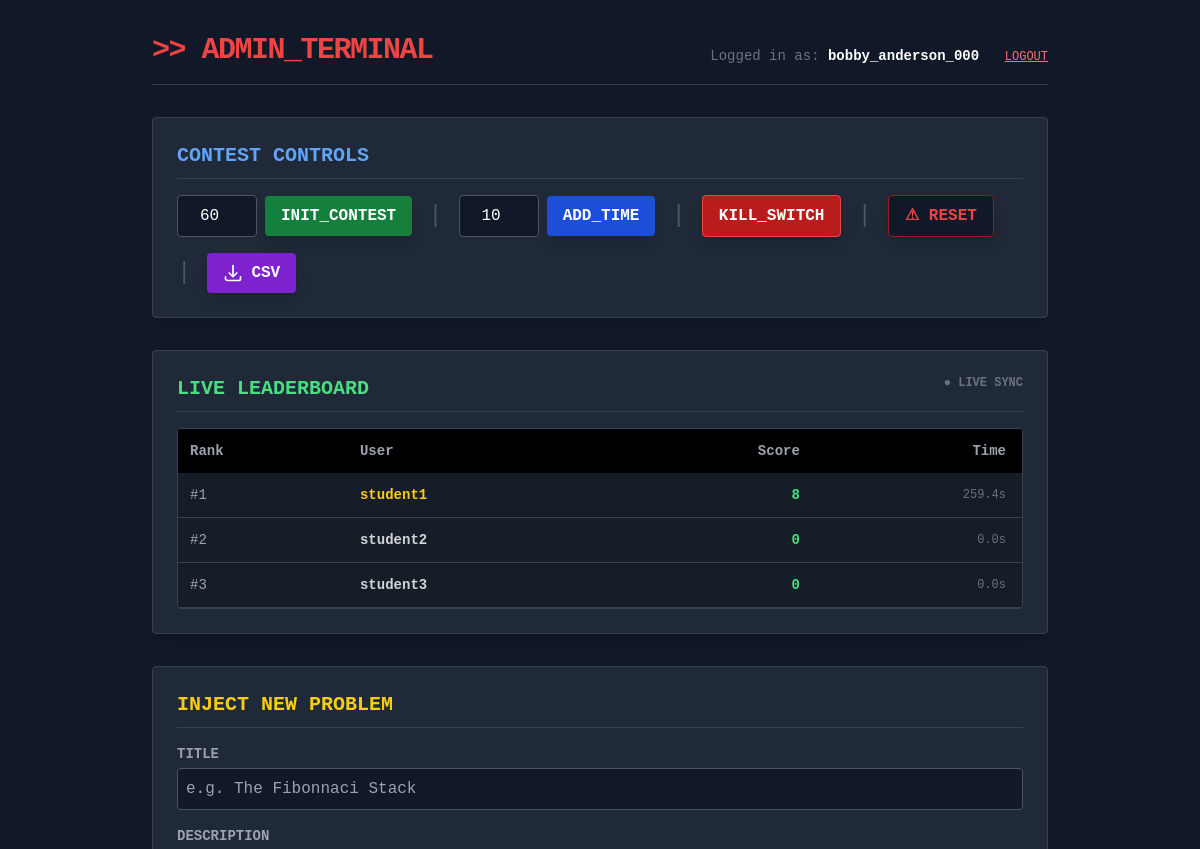
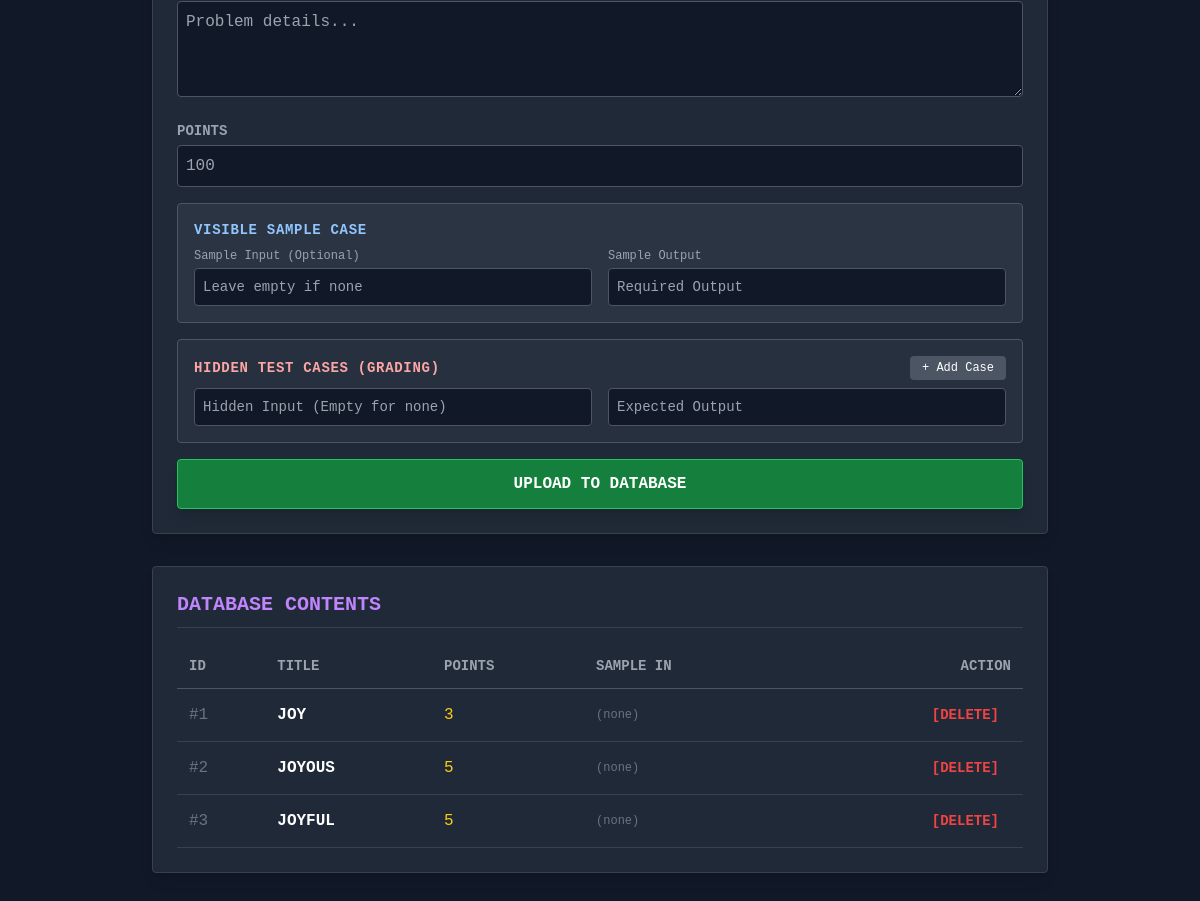
Page /admin (signed in) on the earlier database version (2 pictures, top to bottom).
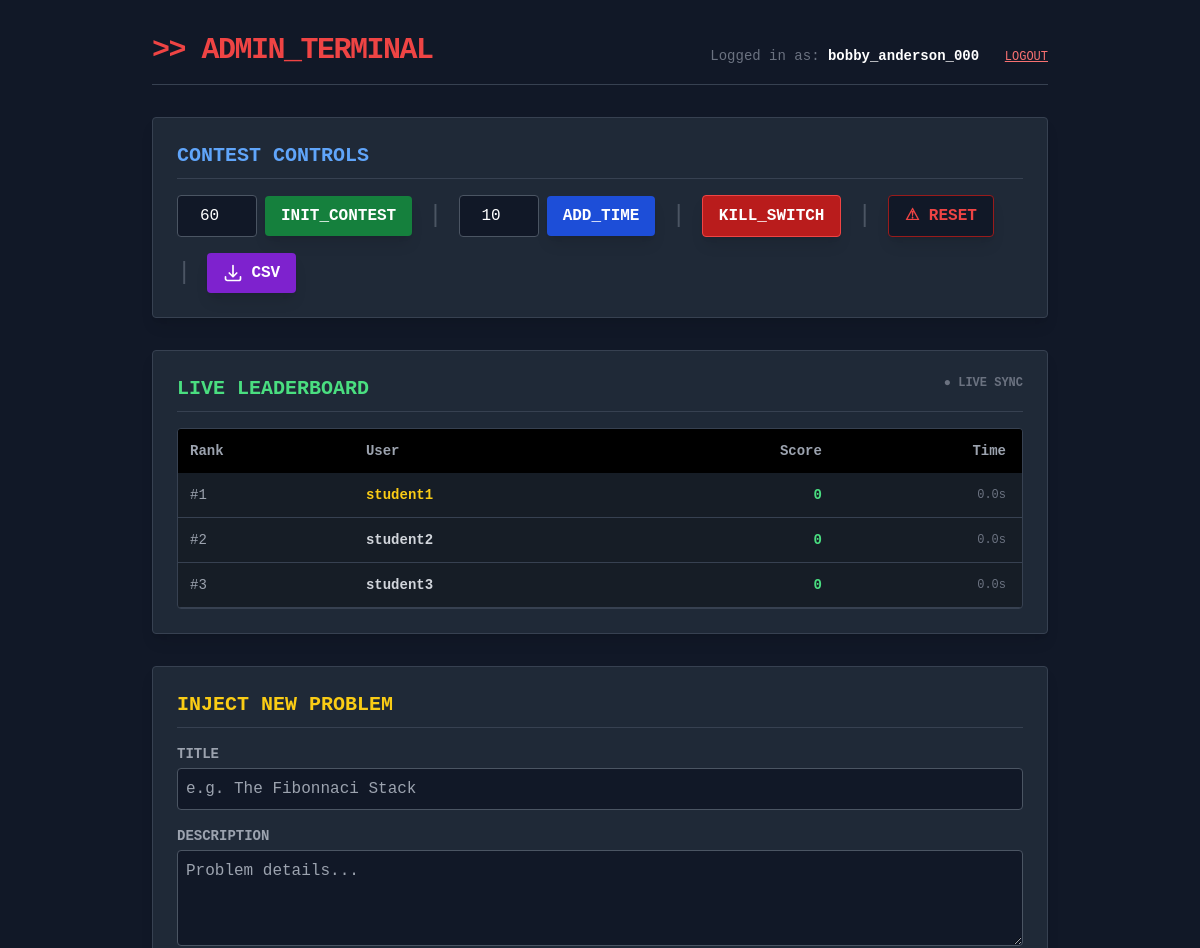
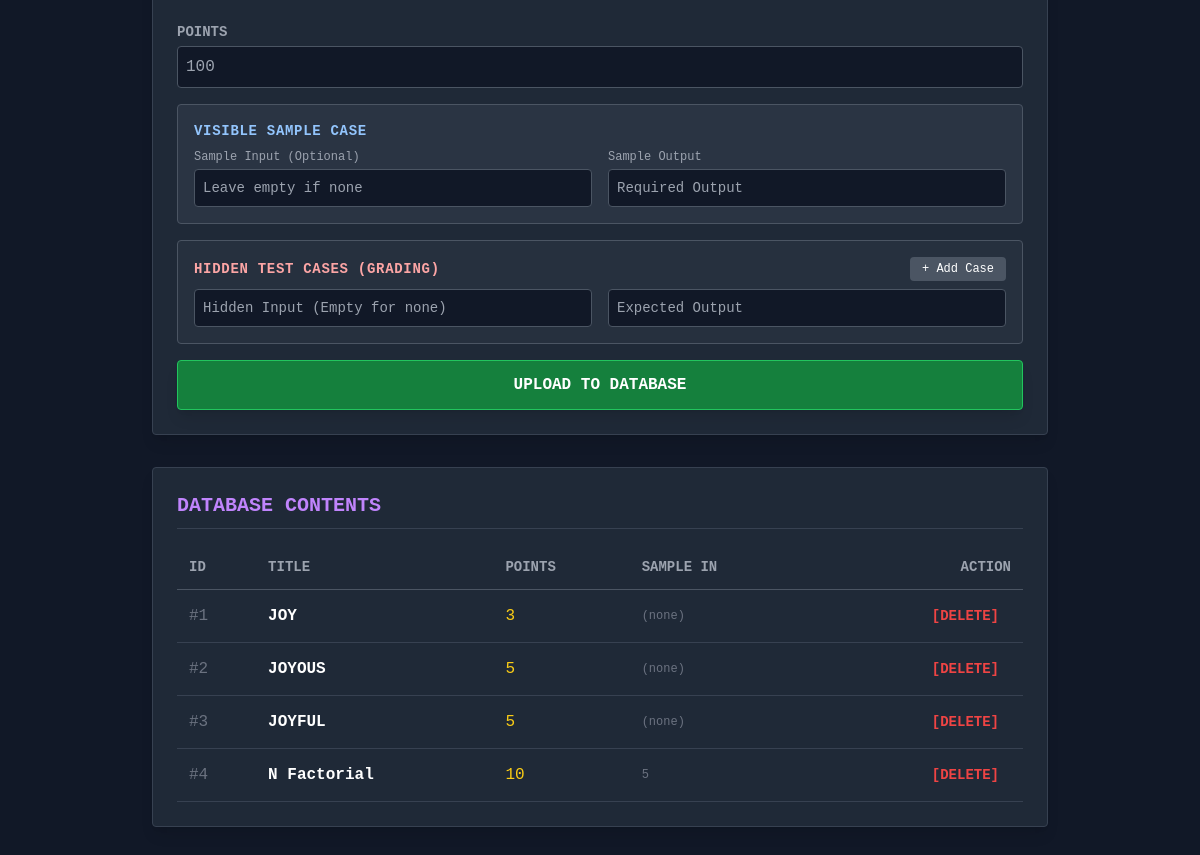
Same page on the later database version (2 pictures, top to bottom).
### app.py (models this page shows)
class Question(db.Model):
    id = db.Column(db.Integer, primary_key=True)
    title = db.Column(db.String(100))
    description = db.Column(db.Text)
    points = db.Column(db.Integer)
    sample_input = db.Column(db.String(100))
    sample_output = db.Column(db.String(100))

### app.py (the view, shortened to what this page needs)
@app.route('/admin', methods=['GET', 'POST'])
def admin():
    if 'admin_id' not in session:
        return redirect('/login?role=admin')
    all_questions = Question.query.all()
    return render_template('admin.html', questions=all_questions, admin_name=session['username'])

### templates/admin.html (shortened to what this page needs)
<!DOCTYPE html>
<html lang="en">
<head>
    <script src="https://cdn.tailwindcss.com"></script>
</head>
<body class="bg-gray-900 text-white font-mono min-h-screen p-8">
    <div class="max-w-4xl mx-auto">
        <div class="flex justify-between items-end border-b border-gray-700 pb-4 mb-8">
            <h1 class="text-3xl font-bold text-red-500 tracking-tighter">>> ADMIN_TERMINAL</h1>
            <div class="text-right">
                <span class="text-gray-500 text-sm">Logged in as: <span class="text-white font-bold">{{ admin_name }}</span></span>
                <a href="/logout" class="ml-4 text-xs text-red-400 hover:text-white underline uppercase">Logout</a>
            </div>
        </div>
        <div class="bg-gray-800 border border-gray-700 p-6 rounded mb-8 shadow-lg">
            <h2 class="text-xl font-bold mb-4 text-blue-400 border-b border-gray-700 pb-2">CONTEST CONTROLS</h2>
            <div class="flex gap-4 items-center flex-wrap">
                <form action="/admin/control" method="POST" class="flex items-center gap-2">
                    <input type="number" name="value" value="60" class="bg-gray-900 border border-gray-600 p-2 rounded w-20 text-center focus:border-green-500 focus:outline-none" placeholder="Min">
                    <button type="submit" class="bg-green-700 hover:bg-green-600 text-white px-4 py-2 rounded font-bold shadow-lg transition-colors">
                        INIT_CONTEST
                    </button>
                </form>
                <span class="text-gray-600 text-2xl">|</span>
                <form action="/admin/control" method="POST" class="flex items-center gap-2">
                    <input type="number" name="value" value="10" class="bg-gray-900 border border-gray-600 p-2 rounded w-20 text-center focus:border-blue-500 focus:outline-none">
                    <button type="submit" class="bg-blue-700 hover:bg-blue-600 text-white px-4 py-2 rounded font-bold shadow-lg transition-colors">
                        ADD_TIME
                    </button>
                </form>
                <span class="text-gray-600 text-2xl">|</span>
                <form action="/admin/control" method="POST">
                    <button type="submit" class="bg-red-700 hover:bg-red-600 text-white px-4 py-2 rounded font-bold shadow-lg transition-colors border border-red-500">
                        KILL_SWITCH
                    </button>
                </form>
                <span class="text-gray-600 text-2xl">|</span>
                <form action="/admin/reset" method="POST" onsubmit="return confirm('DANGER: This will wipe ALL scores and submissions. Continue?');">
                    <button type="submit" class="bg-gray-900 hover:bg-red-950 text-red-500 border border-red-800 px-4 py-2 rounded font-bold shadow-lg transition-colors">
                        ⚠ RESET
                    </button>
                </form>
                <span class="text-gray-600 text-2xl">|</span>
                <form action="/admin/download_leaderboard" method="POST">
                    <button type="submit" class="bg-purple-700 hover:bg-purple-600 text-white px-4 py-2 rounded font-bold shadow-lg transition-colors flex items-center gap-2">
                        <svg xmlns="http://www.w3.org/2000/svg" fill="none" viewBox="0 0 24 24" stroke-width="2" stroke="currentColor" class="w-5 h-5">
                          <path stroke-linecap="round" stroke-linejoin="round" d="M3 16.5v2.25A2.25 2.25 0 0 0 5.25 21h13.5A2.25 2.25 0 0 0 21 18.75V16.5M16.5 12 12 16.5m0 0L7.5 12m4.5 4.5V3" />
                        </svg>
                        CSV
                    </button>
                </form>
            </div>
        </div>
        <div class="bg-gray-800 border border-gray-700 p-6 rounded shadow-lg mb-8">
            <h2 class="text-xl font-bold mb-4 text-green-400 border-b border-gray-700 pb-2 flex justify-between">
                <span>LIVE LEADERBOARD</span>
                <span class="text-xs text-gray-500 animate-pulse">● LIVE SYNC</span>
            </h2>
            <div class="overflow-y-auto max-h-64 custom-scrollbar bg-black/30 rounded border border-gray-700">
                <table class="w-full text-left text-sm">
                    <thead class="bg-black text-gray-400 sticky top-0">
                        <tr>
                            <th class="p-3">Rank</th>
                            <th class="p-3">User</th>
                            <th class="p-3 text-right">Score</th>
                            <th class="p-3 text-right pr-4">Time</th>
                        </tr>
                    </thead>
                    <tbody id="admin-leaderboard-body">
                    </tbody>
                </table>
            </div>
        </div>
        <div class="bg-gray-800 border border-gray-700 p-6 rounded shadow-lg mb-8">
            <h2 class="text-xl font-bold mb-4 text-yellow-400 border-b border-gray-700 pb-2">INJECT NEW PROBLEM</h2>
            <form method="POST" class="space-y-4">
                <div>
                    <label class="block text-gray-400 mb-1 text-sm uppercase font-bold">Title</label>
                    <input name="title" required class="w-full bg-gray-900 border border-gray-600 p-2 rounded focus:border-yellow-400 focus:outline-none" placeholder="e.g. The Fibonnaci Stack">
                </div>
                <div>
                    <label class="block text-gray-400 mb-1 text-sm uppercase font-bold">Description</label>
                    <textarea name="desc" required class="w-full bg-gray-900 border border-gray-600 p-2 rounded h-24 focus:border-yellow-400 focus:outline-none" placeholder="Problem details..."></textarea>
                </div>
                <div>
                    <label class="block text-gray-400 mb-1 text-sm uppercase font-bold">Points</label>
                    <input name="points" type="number" required class="w-full bg-gray-900 border border-gray-600 p-2 rounded focus:border-yellow-400 focus:outline-none" placeholder="100">
                </div>
                <div class="p-4 bg-gray-700/50 rounded border border-gray-600">
                    <h3 class="text-sm font-bold text-blue-300 mb-2 uppercase tracking-wider">Visible Sample Case</h3>
                    <div class="grid grid-cols-2 gap-4">
                        <div>
                            <label class="block text-gray-400 mb-1 text-xs">Sample Input (Optional)</label>
                            <input name="s_in" class="w-full bg-gray-900 border border-gray-600 p-2 rounded font-mono text-sm focus:border-blue-400 focus:outline-none" placeholder="Leave empty if none">
                        </div>
                        <div>
                            <label class="block text-gray-400 mb-1 text-xs">Sample Output</label>
                            <input name="s_out" required class="w-full bg-gray-900 border border-gray-600 p-2 rounded font-mono text-sm focus:border-blue-400 focus:outline-none" placeholder="Required Output">
                        </div>
                    </div>
                </div>
                <div class="p-4 bg-gray-700/30 rounded border border-gray-600">
                    <div class="flex justify-between items-center mb-2">
                        <h3 class="text-sm font-bold text-red-300 uppercase tracking-wider">Hidden Test Cases (Grading)</h3>
                        <button type="button" onclick="addTestCase()" class="text-xs bg-gray-600 hover:bg-gray-500 px-3 py-1 rounded text-white transition-colors">+ Add Case</button>
                    </div>
                    <div id="test-case-container" class="space-y-2">
                        <div class="grid grid-cols-2 gap-4">
                            <input name="hidden_in[]" class="w-full bg-gray-900 border border-gray-600 p-2 rounded font-mono text-sm focus:border-red-400 focus:outline-none" placeholder="Hidden Input (Empty for none)">
                            <input name="hidden_out[]" class="w-full bg-gray-900 border border-gray-600 p-2 rounded font-mono text-sm focus:border-red-400 focus:outline-none" placeholder="Expected Output">
                        </div>
                    </div>
                </div>
                <button type="submit" class="w-full bg-green-700 hover:bg-green-600 text-white py-3 rounded font-bold mt-4 border border-green-500 shadow-lg transition-transform active:scale-[0.99]">
                    UPLOAD TO DATABASE
                </button>
            </form>
        </div>
        <div class="bg-gray-800 border border-gray-700 p-6 rounded shadow-lg">
            <h2 class="text-xl font-bold mb-4 text-purple-400 border-b border-gray-700 pb-2">DATABASE CONTENTS</h2>
            <div class="overflow-x-auto">
                <table class="w-full text-left border-collapse">
                    <thead>
                        <tr class="text-gray-400 border-b border-gray-600 text-sm uppercase">
                            <th class="p-3">ID</th>
                            <th class="p-3">Title</th>
                            <th class="p-3">Points</th>
                            <th class="p-3">Sample In</th>
                            <th class="p-3 text-right">Action</th>
                        </tr>
                    </thead>
                    <tbody>
                        {% for q in questions %}
                        <tr class="border-b border-gray-700 hover:bg-gray-700/50 transition-colors">
                            <td class="p-3 text-gray-500 font-mono">#{{ q.id }}</td>
                            <td class="p-3 font-bold text-white">{{ q.title }}</td>
                            <td class="p-3 text-yellow-400 font-mono">{{ q.points }}</td>
                            <td class="p-3 text-xs text-gray-500 font-mono">{{ q.sample_input if q.sample_input else "(none)" }}</td>
                            <td class="p-3 text-right">
                                <form action="/admin/delete/{{ q.id }}" method="POST" onsubmit="return confirm('WARNING: Deleting this question will wipe all associated user submissions. Continue?');">
                                    <button type="submit" class="text-red-500 hover:text-red-200 hover:bg-red-900/30 px-3 py-1 rounded transition-colors text-sm font-bold">
                                        [DELETE]
                                    </button>
                                </form>
                            </td>
                        </tr>
                        {% else %}
                        <tr>
                            <td colspan="5" class="p-8 text-center text-gray-500 italic border border-dashed border-gray-700 rounded m-4">
                                Database is empty.
                            </td>
                        </tr>
                        {% endfor %}
                    </tbody>
                </table>
            </div>
        </div>
    </div>
</body>
</html>

Differences in the rows shown:
added Question: id "4", title "N Factorial", points "10", sample_input "5"
Other differences:
text written by a page script: "#1 student1 8 259.4s #2 student2 0 0.0s #3 student3 0 0.0s" → "#1 student1 0 0.0s #2 student2 0 0.0s #3 student3 0 0.0s"
